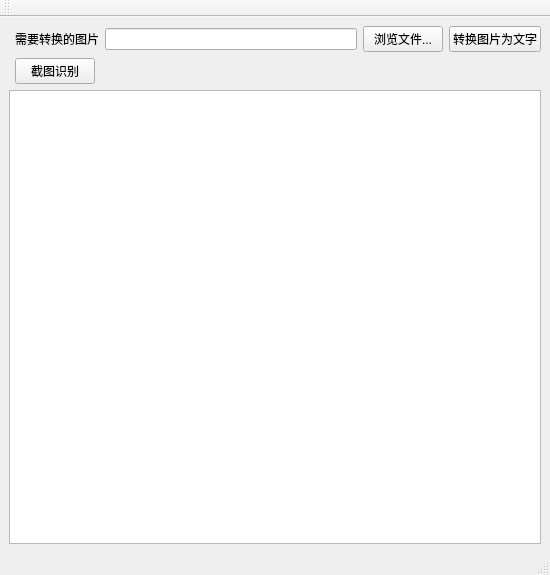
<?xml version="1.0" encoding="UTF-8"?>
<ui version="4.0">
 <class>MainWindow</class>
 <widget class="QMainWindow" name="MainWindow">
  <property name="geometry">
   <rect>
    <x>0</x>
    <y>0</y>
    <width>550</width>
    <height>575</height>
   </rect>
  </property>
  <property name="windowTitle">
   <string>百度API识别文字</string>
  </property>
  <widget class="QWidget" name="centralwidget">
   <layout class="QGridLayout" name="gridLayout_2">
    <item row="0" column="1">
     <layout class="QHBoxLayout" name="horizontalLayout">
      <item>
       <widget class="QLabel" name="label_4">
        <property name="text">
         <string>需要转换的图片</string>
        </property>
       </widget>
      </item>
      <item>
       <widget class="QLineEdit" name="filePath"/>
      </item>
      <item>
       <widget class="QPushButton" name="btnBrowse">
        <property name="text">
         <string>浏览文件...</string>
        </property>
       </widget>
      </item>
      <item>
       <widget class="QPushButton" name="btnConvert">
        <property name="text">
         <string>转换图片为文字</string>
        </property>
       </widget>
      </item>
     </layout>
    </item>
    <item row="1" column="1">
     <layout class="QHBoxLayout" name="horizontalLayout_2">
      <item>
       <widget class="QPushButton" name="btnScreen">
        <property name="text">
         <string>截图识别</string>
        </property>
       </widget>
      </item>
      <item>
       <spacer name="horizontalSpacer">
        <property name="orientation">
         <enum>Qt::Horizontal</enum>
        </property>
        <property name="sizeHint" stdset="0">
         <size>
          <width>40</width>
          <height>20</height>
         </size>
        </property>
       </spacer>
      </item>
     </layout>
    </item>
    <item row="2" column="0" colspan="2">
     <widget class="QPlainTextEdit" name="ocrtext">
      <property name="enabled">
       <bool>true</bool>
      </property>
      <property name="readOnly">
       <bool>false</bool>
      </property>
     </widget>
    </item>
   </layout>
  </widget>
  <widget class="QMenuBar" name="menubar">
   <property name="geometry">
    <rect>
     <x>0</x>
     <y>0</y>
     <width>550</width>
     <height>26</height>
    </rect>
   </property>
  </widget>
  <widget class="QStatusBar" name="statusbar"/>
  <widget class="QToolBar" name="toolBar">
   <property name="windowTitle">
    <string>toolBar</string>
   </property>
   <attribute name="toolBarArea">
    <enum>TopToolBarArea</enum>
   </attribute>
   <attribute name="toolBarBreak">
    <bool>false</bool>
   </attribute>
  </widget>
  <action name="actionNew">
   <property name="text">
    <string>New</string>
   </property>
  </action>
  <action name="actionSetup">
   <property name="text">
    <string>设置接口参数</string>
   </property>
  </action>
 </widget>
 <resources/>
 <connections/>
</ui>
